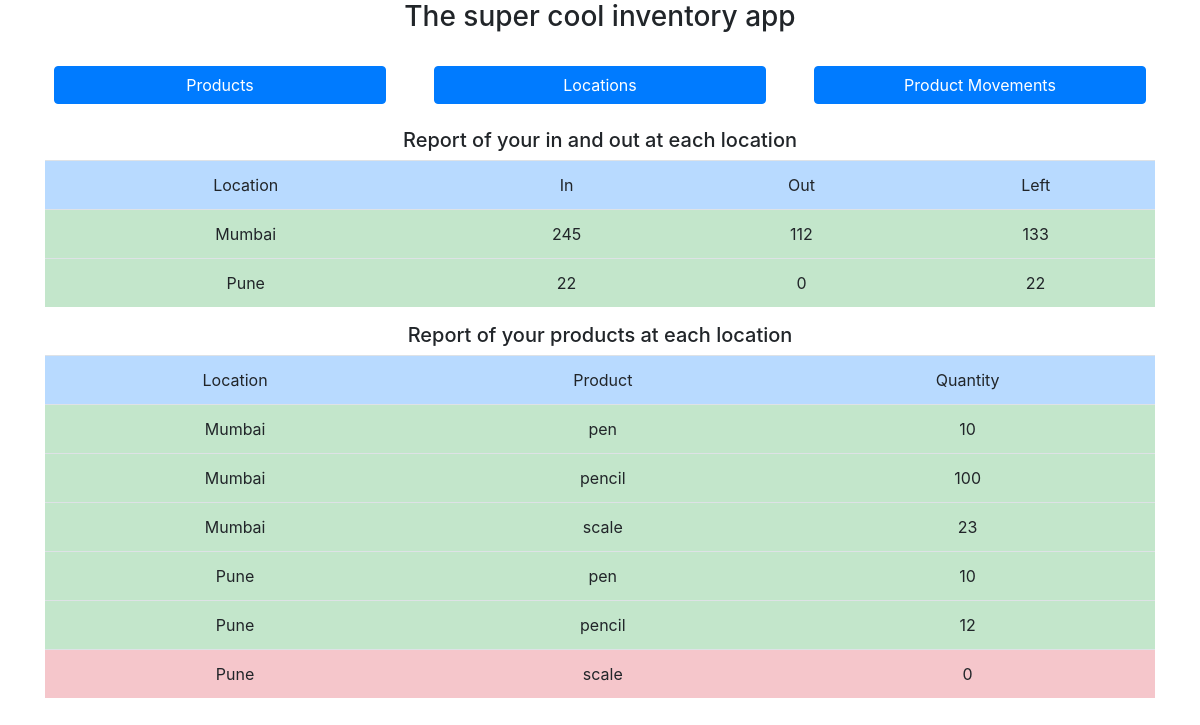
The page / on the database its author committed.
### dbModel.py (models this page shows, shortened)
class Locations(db.Model):
    __tablename__ = 'locations'
    id = db.Column(db.Integer, primary_key=True)
    name = db.Column(db.String(80), unique=True, nullable=False)

class Products(db.Model):
    __tablename__ = 'products'
    id = db.Column(db.Integer, primary_key=True)
    name = db.Column(db.String(80),unique=True, nullable=False)

### app.py (the view)
@app.route('/', methods=['GET'])
def index():
    quantityAtEveryLocation = []
    for location in Locations.query.all():
        for product in Products.query.all():
            quantityAtEveryLocation.append([location.name, product.name, getQuantityAtLocation(location.id, product.id)])
    return render_template('index.html', quantityAtEveryLocation = quantityAtEveryLocation, inOutReport = inOutReport())

### app.py (called while the page is built)
def inOutReport():
    locations = Locations.query.all()
    products = Products.query.all()
    report = []
    for location in locations:
        incoming = 0
        outgoing = 0
        incomingProds = db.session.query(prodMovements).filter(prodMovements.toLocationID == location.id)
        outgoingProds = db.session.query(prodMovements).filter(prodMovements.fromLocationID == location.id)
        for row in incomingProds:
            incoming += row.qty
        for row in outgoingProds:
            outgoing += row.qty
        report.append([location.name, incoming, outgoing])
    return report

def getQuantityAtLocation(locID, prodID):
    incomingProds = db.session.query(prodMovements).filter(prodMovements.toLocationID == locID, prodMovements.productID == prodID)
    outgoingProds = db.session.query(prodMovements).filter(prodMovements.fromLocationID == locID, prodMovements.productID == prodID)
    count = 0
    for row in incomingProds:
        count = count + row.qty
    for row in outgoingProds:
        count = count - row.qty
    return count if count > 0 else 0

### templates/index.html (shortened to what this page needs)
{% extends 'layout.html' %}
{% block body %}
    <div class="container">
        <h3 class="text-center">The super cool inventory app</h3>
        <div class="actions row">
            <a href="/products" class="btn btn-primary col m-4">Products</a>
            <a href="/locations" class="btn btn-primary col m-4">Locations</a>
            <a href="/movements" class="btn btn-primary col m-4">Product Movements</a>
        </div>
    </div>
    <div class="container text-center">
            <h5 class="text-center">Report of your in and out at each location</h5>
            <table class="table">
                <thead>
                    <tr class="table-primary">
                        <td>Location</td>
                        <td>In</td>
                        <td>Out</td>
                        <td>Left</td>
                    </tr>
                </thead>
                {% for row in inOutReport %}
                <tr class="{% if row[1] - row[2] == 0 %} table-danger {% elif row[1] - row[2] < 10 %} table-warning {% else %} table-success {% endif%}">
                    <td>{{row[0]}}</td>
                    <td>{{row[1]}}</td>
                    <td>{{row[2]}}</td>
                    <td>{{row[1] - row[2]}}</td>
                </tr>
                {% endfor %}
            </table>
        </div>
    <div class="container text-center">
        <h5 class="text-center">Report of your products at each location</h5>
        <table class="table">
            <thead>
                <tr class="table-primary">
                    <td>Location</td>
                    <td>Product</td>
                    <td>Quantity</td>
                </tr>
            </thead>
            {% for row in quantityAtEveryLocation %}
            <tr class="{% if row[2] == 0 %} table-danger {% elif row[2] < 10 %} table-warning {% else %} table-success {% endif%}">
                <td>{{row[0]}}</td>
                <td>{{row[1]}}</td>
                <td>{{row[2]}}</td>
            </tr>
            {% endfor %}
        </table>
    </div>
{% endblock %}

### rows shown on the page
Locations: name "Mumbai", row "245", row "112", row "133", name "Mumbai" "Mumbai" "Mumbai"
Locations: name "Pune", row "22", row "0", name "Pune" "Pune" "Pune"
Products: name "pen" "pen"
Products: name "pencil" "pencil"
Products: name "scale" "scale"

### other values the page prints
{{ row[2] }} "10" "100" "23" "10" "12" "0"
